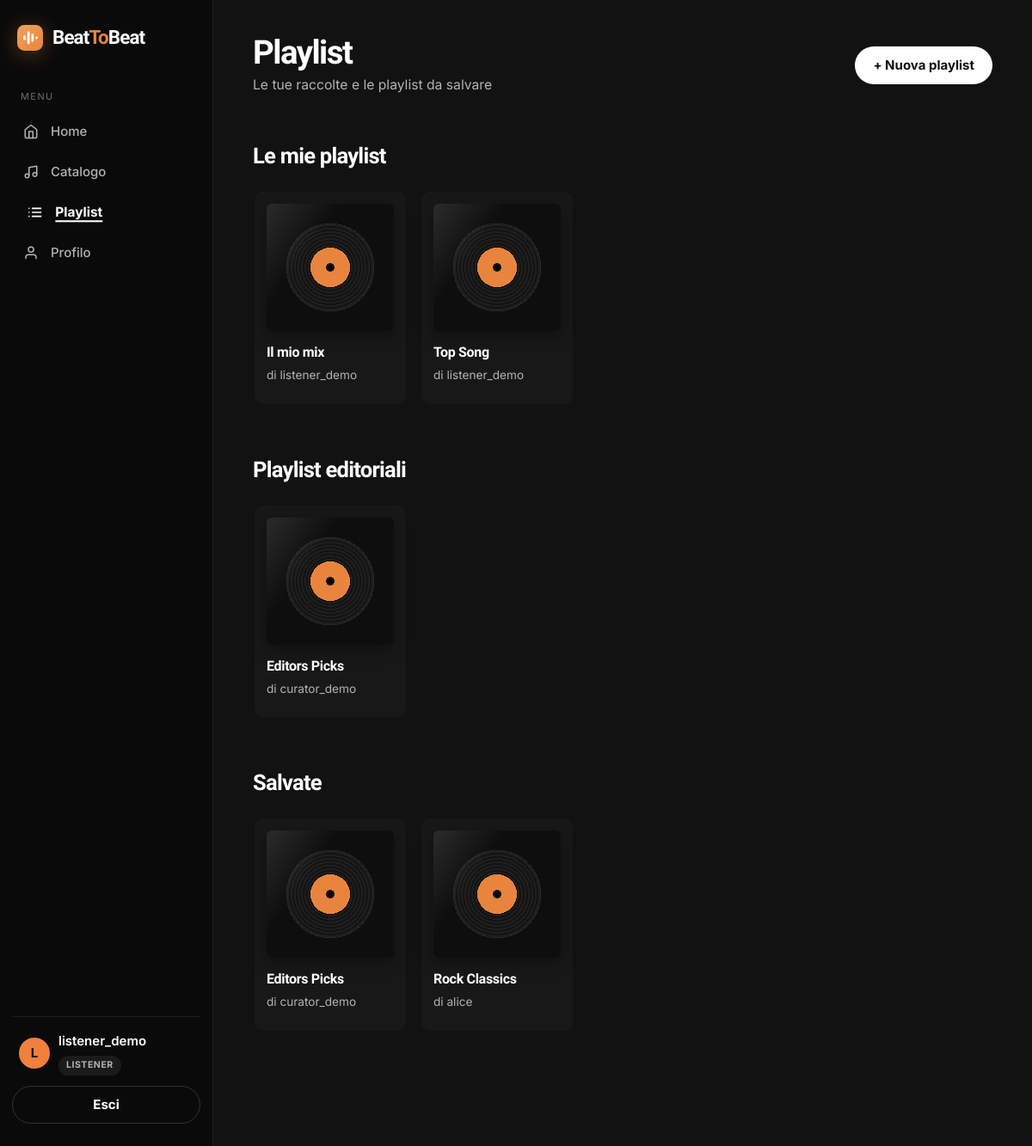
/music/playlists/ (signed in), run on an earlier commit of the app's database.
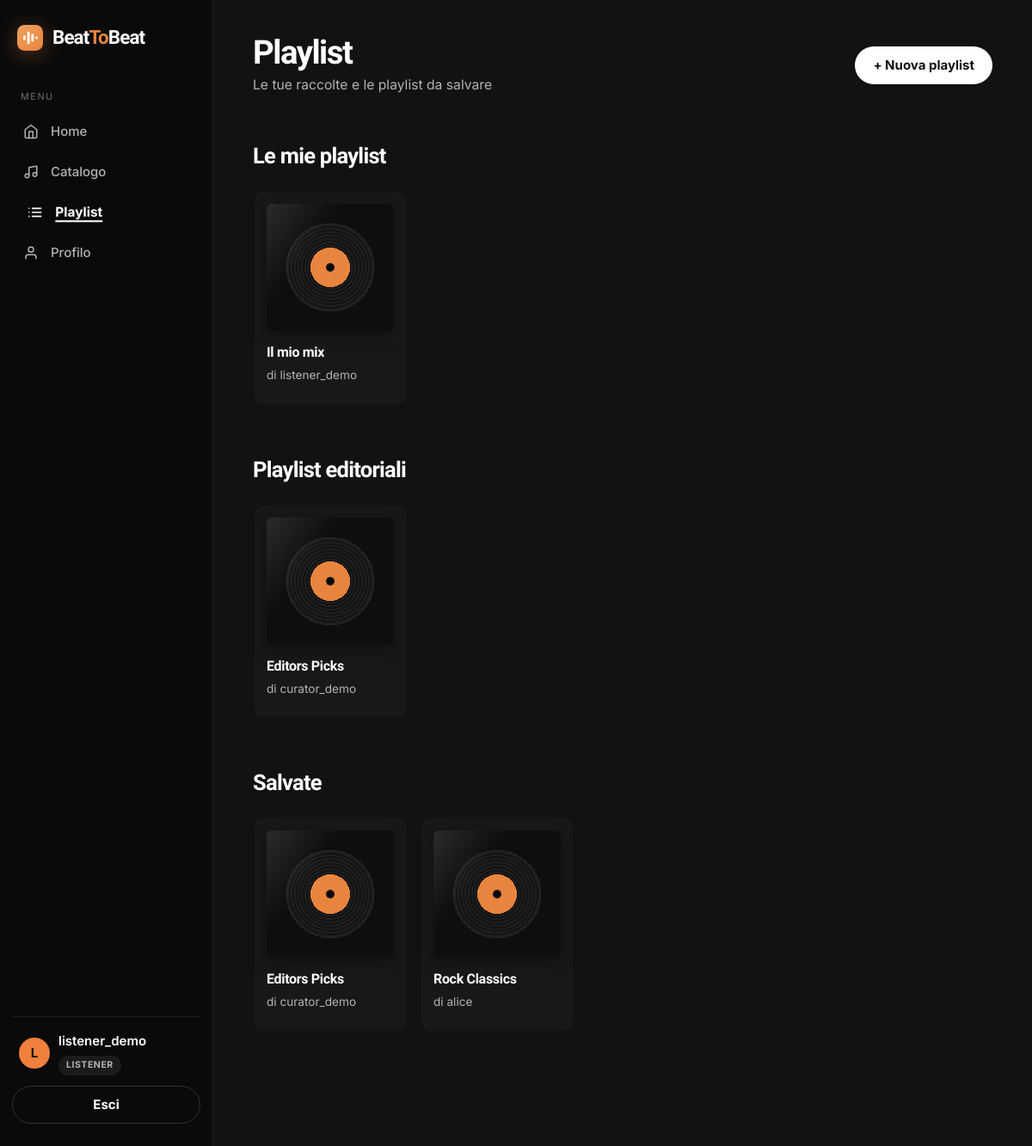
And on a later commit of the database.
### music/models.py (models this page shows, shortened)
class Playlist(models.Model):
    name = models.CharField(max_length=150)
    owner = models.ForeignKey(
        settings.AUTH_USER_MODEL,
        on_delete=models.CASCADE,
        related_name='playlists',
    )
    songs = models.ManyToManyField(
        Song,
        related_name='playlists',
        blank=True,
    )
    is_public = models.BooleanField(default=False)
    is_editorial = models.BooleanField(default=False)
    followers = models.ManyToManyField(
        settings.AUTH_USER_MODEL,
        related_name='saved_playlists',
        blank=True,
    )
    collaborators = models.ManyToManyField(
        settings.AUTH_USER_MODEL,
        related_name='collaborative_playlists',
        blank=True,
    )
    class Meta:
        ordering = ['name']

### accounts/models.py (models this page shows, shortened)
class CustomUser(AbstractUser):
    class Role(models.TextChoices):
        LISTENER = 'listener', 'Listener'
        CURATOR = 'curator', 'Curator'
        MODERATOR = 'moderator', 'Moderator'
    role = models.CharField(
        max_length=20,
        choices=Role.choices,
        default=Role.LISTENER,
    )
    bio = models.TextField(blank=True)
    birth_date = models.DateField(null=True, blank=True)
    favorite_genre = models.ForeignKey(
        'music.Genre',
        on_delete=models.SET_NULL,
        null=True,
        blank=True,
        related_name='fans',
    )
    AVATAR_COLORS = ['#f0803c', '#e0a15e', '#81b29a', '#6a8ec9', '#b07ba0', '#c96a6a']
    @property
    def avatar_color(self):
        return self.AVATAR_COLORS[sum(ord(c) for c in self.username) % len(self.AVATAR_COLORS)]
    @property
    def initial(self):
        return self.username[0].upper() if self.username else '?'
    @property
    def is_curator(self):
        return self.role == self.Role.CURATOR or self.is_superuser
    @property
    def is_moderator(self):
        return self.role == self.Role.MODERATOR or self.is_superuser

### music/views.py (the view)
# urls.py: path('playlists/', views.PlaylistListView.as_view(), name='playlist_list'),
class PlaylistListView(LoginRequiredMixin, ListView):
    model = Playlist
    template_name = 'music/playlists/list.html'
    context_object_name = 'playlists'
    def get_queryset(self):
        return Playlist.objects.filter(owner=self.request.user)
    def get_context_data(self, **kwargs):
        context = super().get_context_data(**kwargs)
        user = self.request.user
        context['editorial_playlists'] = Playlist.objects.filter(is_editorial=True).exclude(owner=user)
        context['saved_playlists'] = user.saved_playlists.all()
        context['collaborative_playlists'] = user.collaborative_playlists.all()
        return context

### templates/music/playlists/list.html (shortened to what this page needs)
{% extends 'base.html' %}
{% block content %}
<div class="page-header">
	<div>
		<h1 class="page-title">Playlist</h1>
		<div class="page-subtitle">Le tue raccolte e le playlist da salvare</div>
	</div>
	<a class="btn btn-accent" href="{% url 'music:playlist_create' %}">+ Nuova playlist</a>
</div>
<h2 class="section-head">Le mie playlist</h2>
{% if playlists %}
<div class="carousel">
	{% for playlist in playlists %}
	{% include 'partials/playlist_card.html' %}
	{% endfor %}
</div>
{% else %}
<div class="empty">Non hai ancora creato playlist. Inizia ora!</div>
{% endif %}
{% if editorial_playlists %}
<h2 class="section-head">Playlist editoriali</h2>
<div class="carousel">
	{% for playlist in editorial_playlists %}
	{% include 'partials/playlist_card.html' %}
	{% endfor %}
</div>
{% endif %}
{% if saved_playlists %}
<h2 class="section-head">Salvate</h2>
<div class="carousel">
	{% for playlist in saved_playlists %}
	{% include 'partials/playlist_card.html' %}
	{% endfor %}
</div>
{% endif %}
{% endblock %}

### templates/partials/playlist_card.html
<div class="music-card playlist-card">
	<a href="{% url 'music:playlist_detail' playlist.pk %}">
		<div class="cover-art"></div>
	</a>
	<a href="{% url 'music:playlist_detail' playlist.pk %}" class="card-title-music">{{ playlist.name }}</a>
	<div class="card-artist">di {{ playlist.owner.username }}</div>
</div>

What changed in the data, as far as the page shows it:
removed Playlist: name "Top Song", owner.username "listener_demo", shown under "Le mie playlist"
